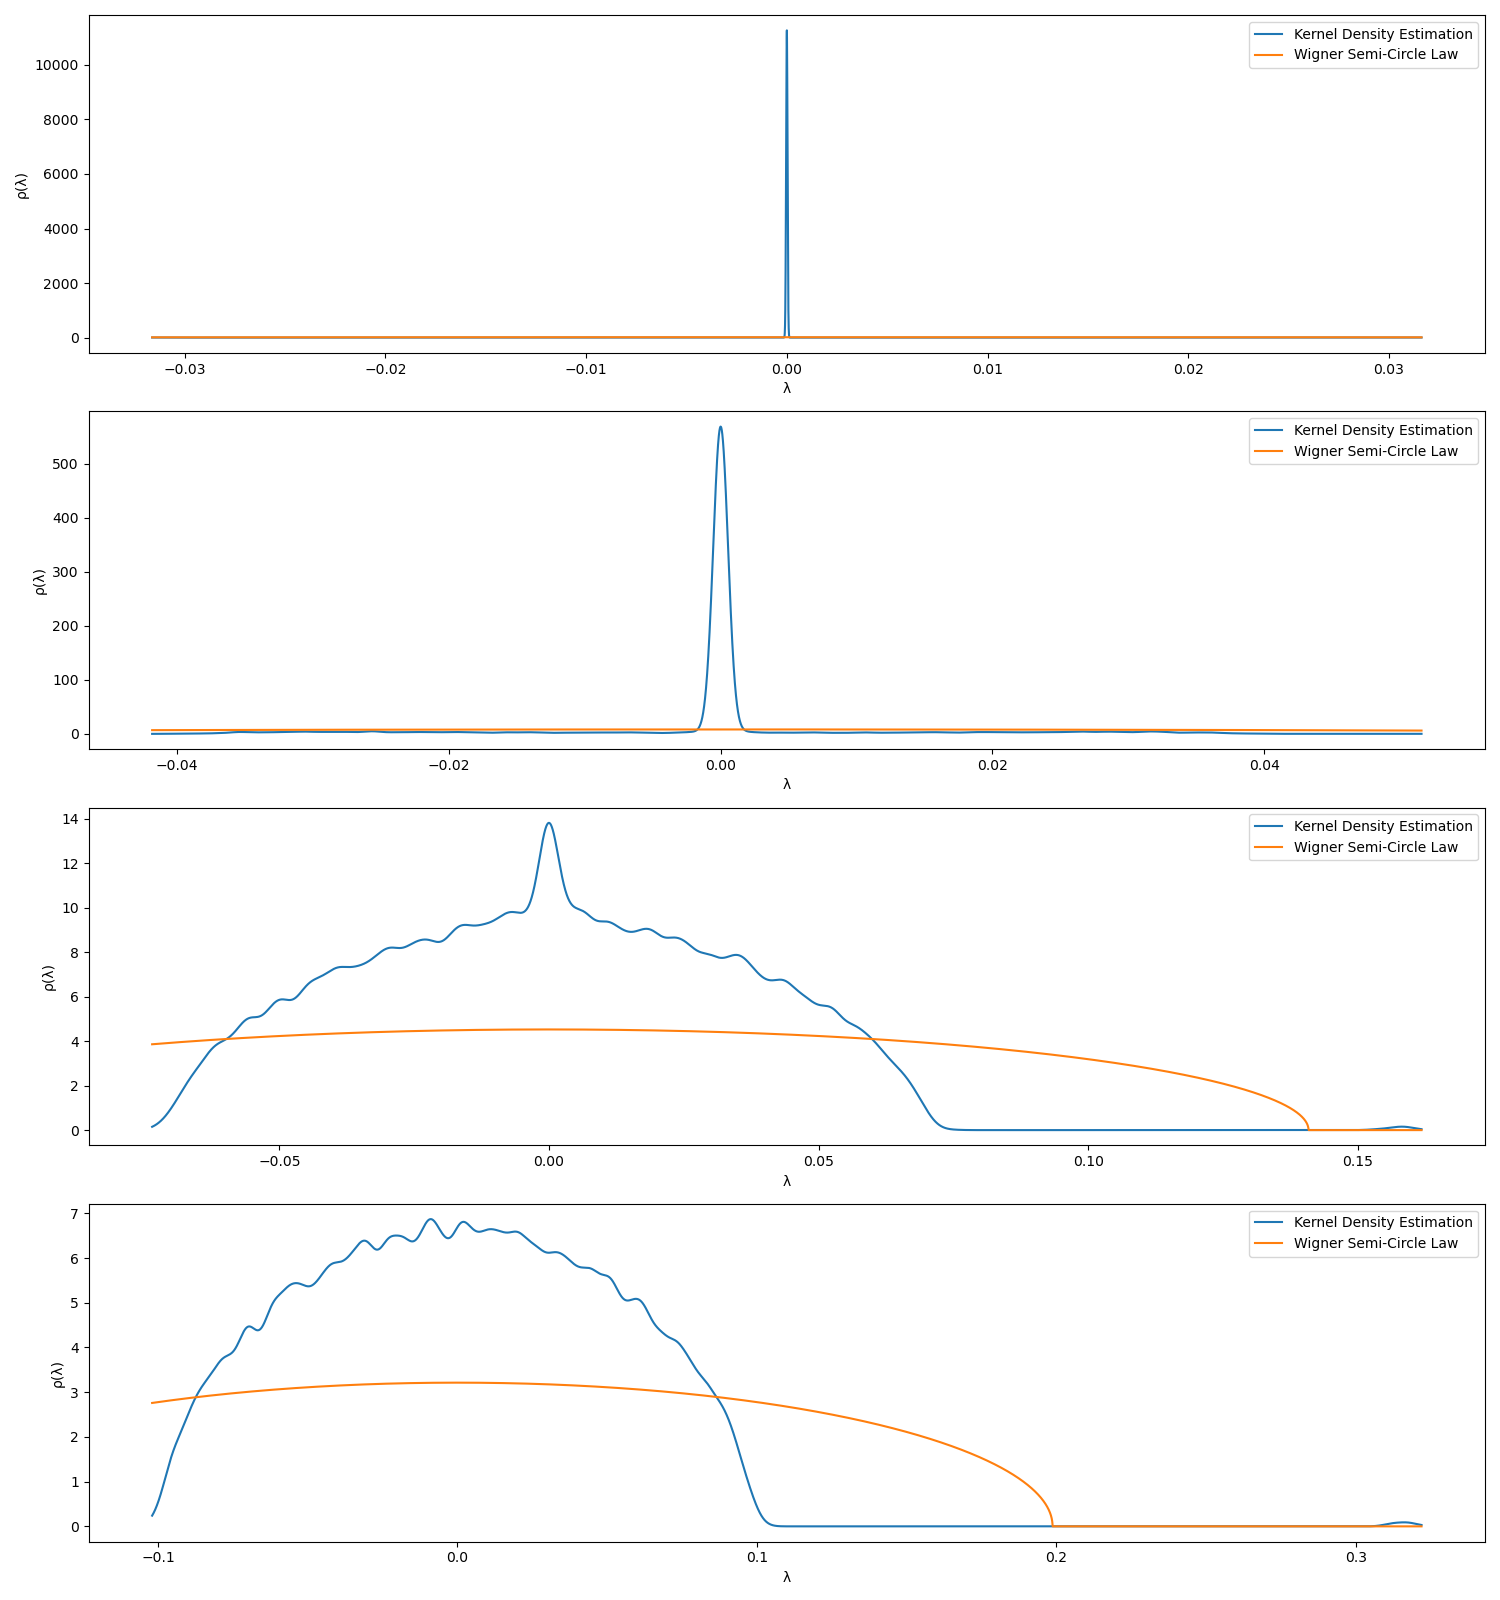

Write the Python code that produced this figure.
import networkx as nx
import matplotlib.pyplot as plt
import numpy as np
from scipy import stats
np.random.seed(1234)

zs = [0.5, 1.5, 5, 10]
num_realizations = 20
N = 1000


# noinspection PyShadowingNames
def semicircle(sigma, mu, λ):
    wigner = np.zeros(len(λ))
    for j in range(len(λ)):
        if abs(λ[j]) < 2*sigma:
            wigner[j] = (1 / (2 * np.pi * sigma**2)) * np.sqrt(4 * sigma**2 - λ[j]**2) + mu
        else:
            wigner[j] = 0
    return wigner


# noinspection PyShadowingNames
def plot(p, num_realizations):
    As = []
    evals = []
    for i in range(num_realizations):
        G = nx.gnp_random_graph(N, p, directed=True)
        A = nx.to_numpy_matrix(G)
        As.append(A)
        evals_temp, evecs_temp = np.linalg.eig(A / np.sqrt(N))
        evals.append(evals_temp)

    # noinspection DuplicatedCode
    evals = np.array(evals)
    evals = evals.flatten()
    evals = evals.real
    spectral_density = stats.gaussian_kde(evals, bw_method=0.05)
    λs = np.linspace(min(evals), max(evals), N * num_realizations)
    plt.plot(λs, abs(spectral_density(λs)), label="Kernel Density Estimation")
    plt.xlabel('λ')
    plt.ylabel('ρ(λ)')
    As = np.array(As)
    As = As.flatten()
    σ = np.std(As)
    μ = np.mean(As)
    wigner = semicircle(σ, μ, λs)
    plt.plot(λs, wigner, label="Wigner Semi-Circle Law")
    plt.legend()


plt.figure(figsize=(15, 16))
plt.subplot(411)
z = zs[0]
p = z / N
plot(p, num_realizations)

plt.subplot(412)
z = zs[1]
p = z / N
plot(p, num_realizations)

plt.subplot(413)
z = zs[2]
p = z / N
plot(p, num_realizations)

plt.subplot(414)
z = zs[3]
p = z / N
plot(p, num_realizations)

plt.tight_layout()
plt.savefig("Q3-3-D.png")
